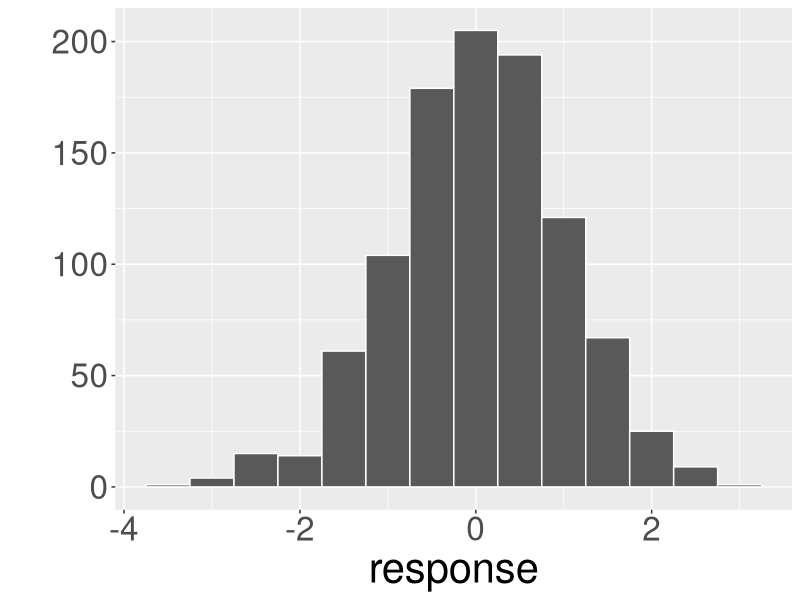
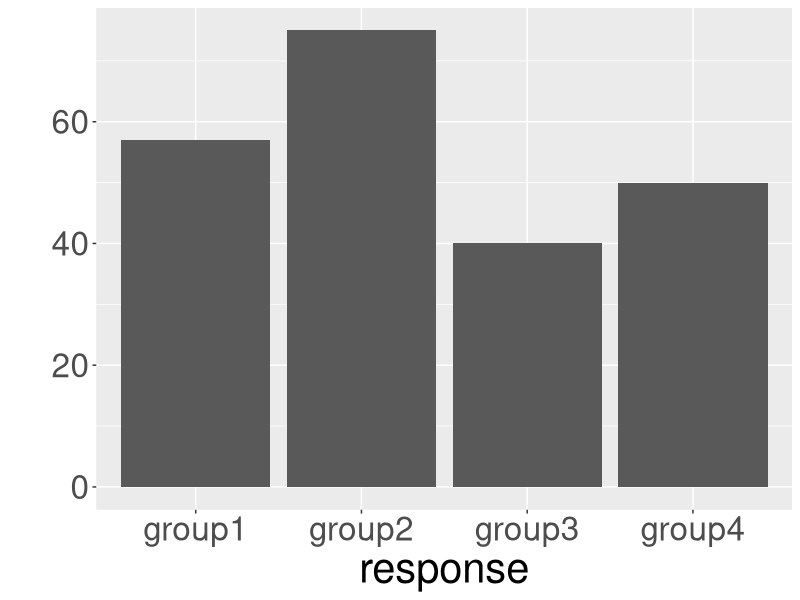
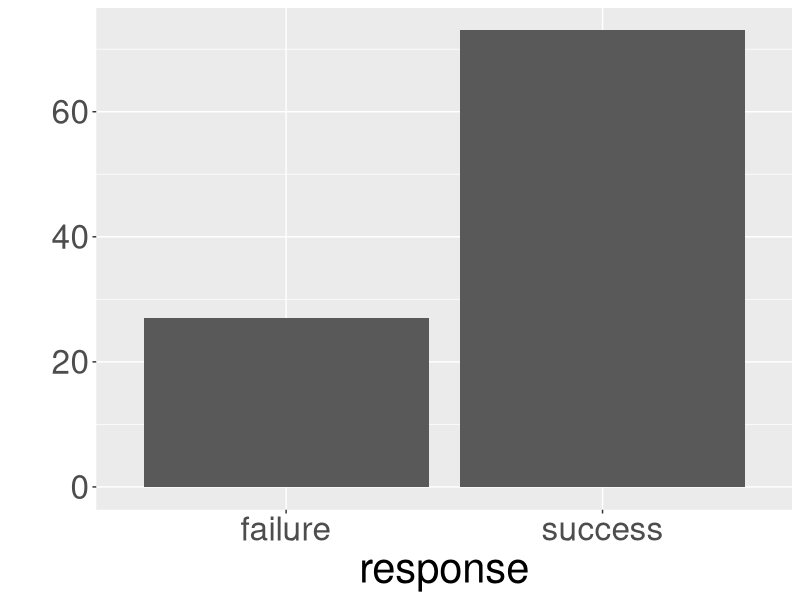
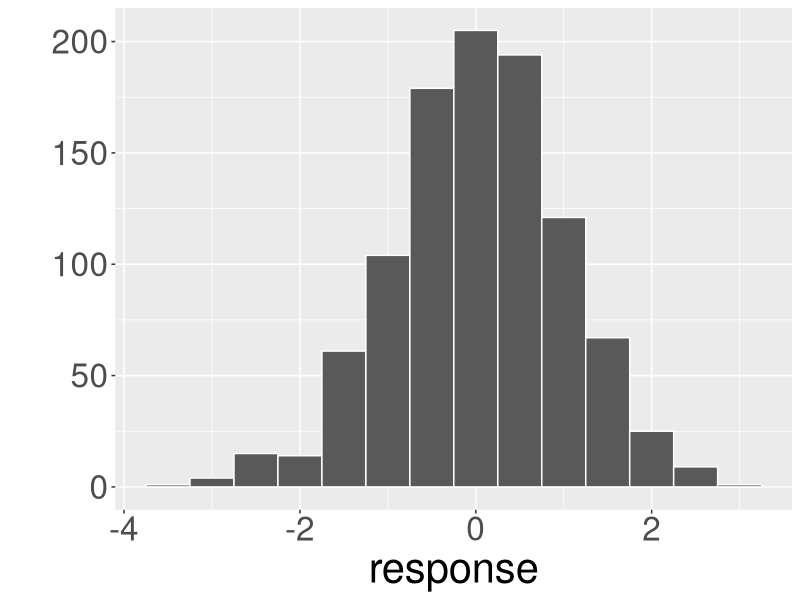
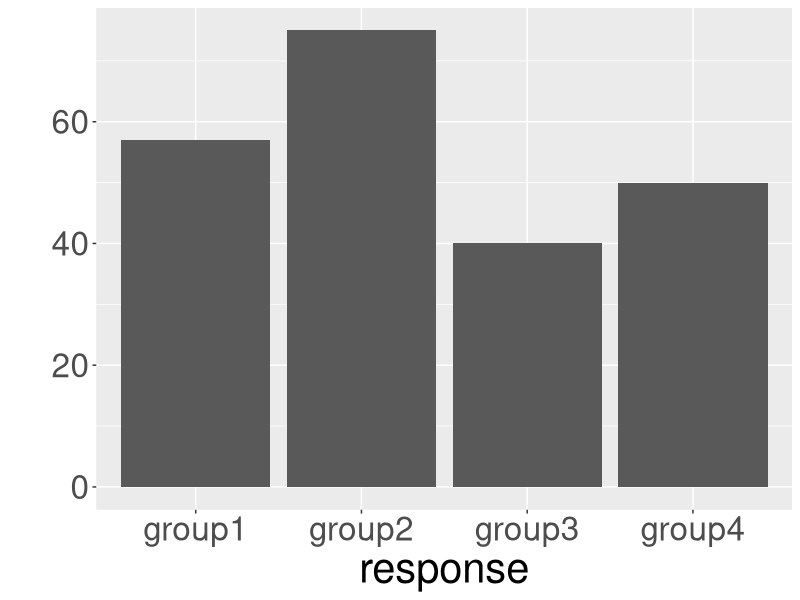
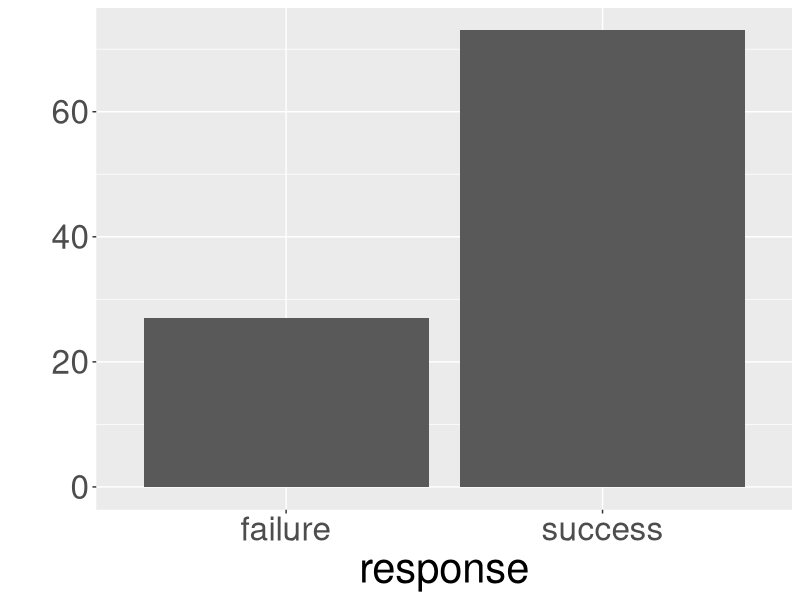

These charts were generated, in order, by the following R code:
library(ggplot2)
library(dplyr)
homedir <- "/Users/Chester/Google Drive/ismayc.github.io/teaching/diagrams/"

# 1
response <- rnorm(1000)
dataframe <- data.frame(dataframe = response)
qplot(x = response, geom = "histogram", binwidth = 0.5, col = I("white")) + theme(text = element_text(size = 30))
ggsave(paste0(homedir, "01-histogram.png"), dpi = 1000)

# 7
response <- c(rep("group1", 57), rep("group2", 75), rep("group3", 40), rep("group4", 50))
qplot(x = response) + theme(text = element_text(size = 30))
ggsave(paste0(homedir, "07-single-bar.png"), dpi = 1000)

# 9
response <- c(rep("success", 73), rep("failure", 27))
qplot(x = response) + theme(text = element_text(size = 30))
ggsave(paste0(homedir, "09-single-bar.png"), dpi = 1000)
